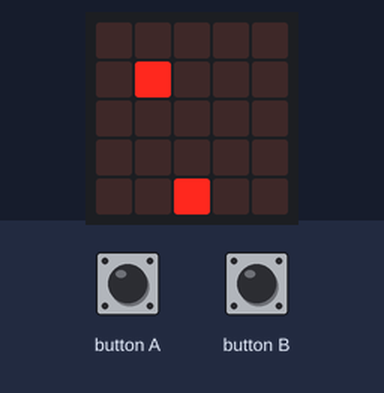
Bench run of a program on a simulated BBC micro:bit (MakeCode). On the bench: the board's 5×5 LED display. Inputs (shaded band) come from the test bench. Random numbers come from a fixed seed; the short countdown, score and lost-life animations are approximate.

Above: at 1.6 s.
1.7 s: button A pressed for 0.15 s
At 2.8 s:
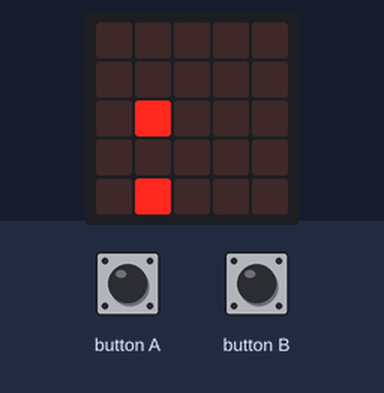
4.8 s: button B pressed for 0.15 s
At 6.1 s:
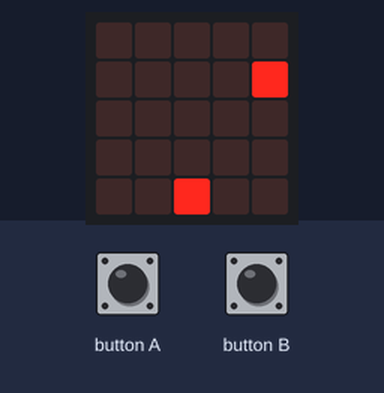
7.9 s: button A pressed for 0.15 s
At 8.4 s:
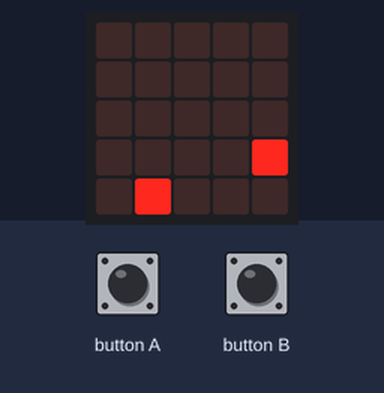
8.6 s: button B pressed for 0.15 s
At 10.2 s:
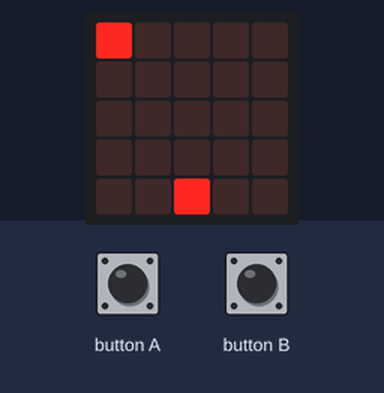
10.9 s: button A pressed for 0.15 s
At 11.8 s:
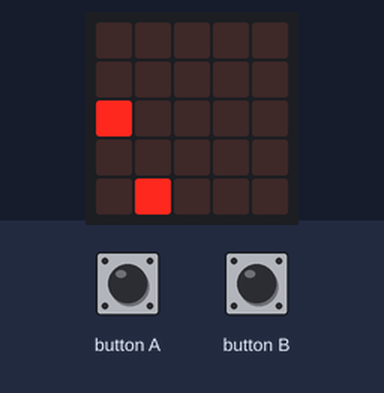
14.0 s: button B pressed for 0.15 s
At 15.7 s:
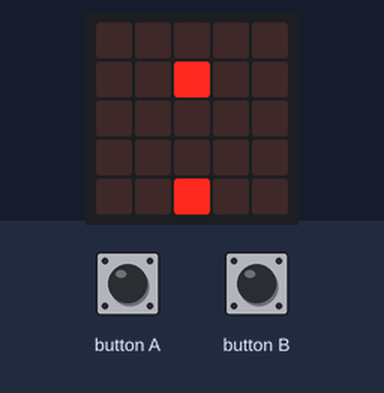
Timing chart, 0 to 17.2 s (numbered marks = the images above; inputs shaded):
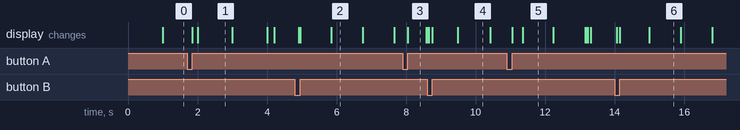

Measured:
- what the display in image 1 shows lasts 1.0 s, from 2.0 s to 3.0 s
- what the display in image 2 shows lasts 1.0 s, from 5.8 s to 6.8 s
- what the display in image 3 shows lasts 0.5 s, from 8.1 s to 8.6 s

The program:

main.ts
```typescript
input.onButtonPressed(Button.A, function () {
    sprite.change(LedSpriteProperty.X, -1)
})
input.onButtonPressed(Button.B, function () {
    sprite.change(LedSpriteProperty.X, 1)
})
let sprite: game.LedSprite = null
let velocidad = 1000
game.setLife(5)
game.setScore(0)
sprite = game.createSprite(2, 4)
let tanta = game.createSprite(randint(0, 4), 0)
basic.forever(function () {
    for (let index = 0; index < 4; index++) {
        basic.pause(velocidad)
        tanta.change(LedSpriteProperty.Y, 1)
    }
    if (sprite.isTouching(tanta)) {
        game.addScore(1)
        velocidad += -90
    } else {
        game.removeLife(1)
    }
    if (10 == game.score()) {
        game.gameOver()
    }
    basic.pause(velocidad)
    tanta.delete()
    tanta = game.createSprite(randint(0, 4), 0)
})
```

test.ts
```typescript
// aquí va el archivo "tests"; esto no se compilará cuando este paquete se utilice como una extensión.
```
